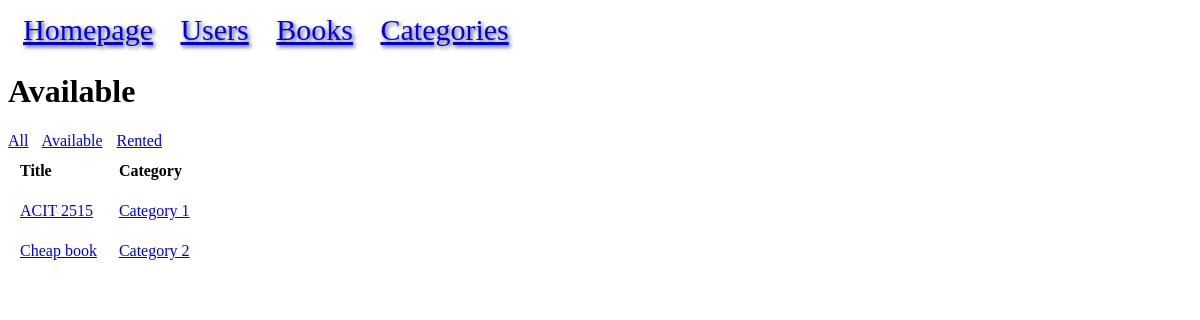
Before: /available with the older database file.
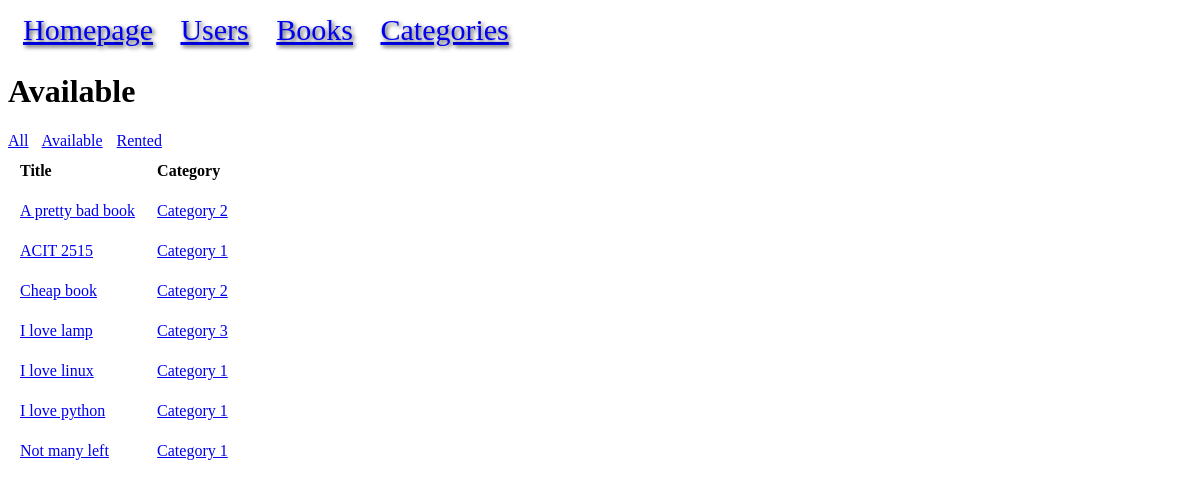
After: the same page with the newer database file.
### models.py (models this page shows, shortened)
class Book(db.Model):
    id = mapped_column(Integer, primary_key=True, autoincrement=True)
    title = mapped_column(String)
    price = mapped_column(DECIMAL(10, 2))
    available = mapped_column(Integer, default=0)
    rating = mapped_column(Integer)
    upc = mapped_column(String, unique=True)
    url = mapped_column(String)
    category_id = mapped_column(Integer, ForeignKey("category.id"))
    category = relationship("Category", back_populates="books")
    rentals = relationship("BookRental", back_populates="book")

class Category(db.Model):
    id = mapped_column(Integer, primary_key=True)
    name = mapped_column(String, unique=True)
    books = relationship("Book", back_populates="category")

### app.py (the view)
@app.route("/available")
def available():
    statement = (db.select(Book).where(~Book.rentals.any() | ~Book.rentals.any(BookRental.returned == None)).order_by(Book.title))
    books = db.session.execute(statement).scalars().all()
    return render_template("available.html", books=books)

### templates/available.html
{% extends "base.html" %}
{% block content %}
<h1>Available</h1>
<span style="margin-right: 10px;"><a href="{{ url_for('books') }}">All</a></span>
<span style="margin-right: 10px;"><a href="{{ url_for('available') }}">Available</a></span>
<span><a href="{{ url_for('rented') }}">Rented</a></span>
<table>
<tr>
    <th style="text-align: left;">Title</th>
    <th style="text-align: left;">Category</th>
</tr>
{% for book in books %}
<tr>
    <td><a href="{{ url_for('book', id=book.id) }}">{{ book.title }}</a></td>
    <td><a href="{{ url_for('category_detail', name=book.category.name) }}">{{ book.category.name }}</a></td>
</tr>
{% endfor %}
</table>
{% endblock %}

Changed rows visible on the page:
now on this page (row unchanged): Book: title "A pretty bad book", category.name "Category 2"
now on this page (row unchanged): Book: title "I love lamp", category.name "Category 3"
added Book: title "I love linux", category.name "Category 1"
added Book: title "I love python", category.name "Category 1"
now on this page (row unchanged): Book: title "Not many left", category.name "Category 1"
